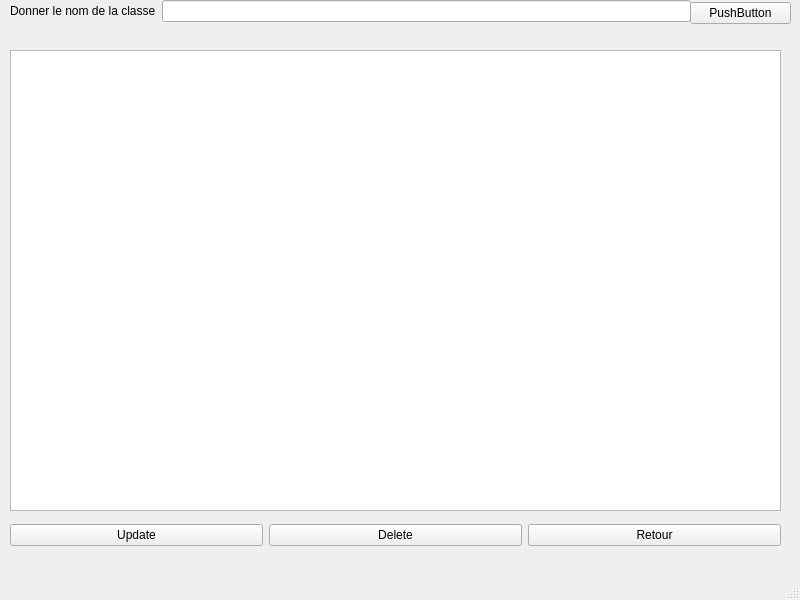
<?xml version="1.0" encoding="UTF-8"?>
<ui version="4.0">
 <class>uiclasselist</class>
 <widget class="QMainWindow" name="uiclasselist">
  <property name="geometry">
   <rect>
    <x>0</x>
    <y>0</y>
    <width>800</width>
    <height>600</height>
   </rect>
  </property>
  <property name="windowTitle">
   <string>MainWindow</string>
  </property>
  <widget class="QWidget" name="centralwidget">
   <widget class="QWidget" name="formLayoutWidget">
    <property name="geometry">
     <rect>
      <x>10</x>
      <y>50</y>
      <width>771</width>
      <height>461</height>
     </rect>
    </property>
    <layout class="QFormLayout" name="formLayout">
     <item row="0" column="0" colspan="2">
      <widget class="QTableView" name="tableViewListClasse"/>
     </item>
    </layout>
   </widget>
   <widget class="QWidget" name="gridLayoutWidget">
    <property name="geometry">
     <rect>
      <x>10</x>
      <y>520</y>
      <width>771</width>
      <height>31</height>
     </rect>
    </property>
    <layout class="QGridLayout" name="gridLayout">
     <item row="0" column="0">
      <widget class="QPushButton" name="pushButtonUpdateClasse">
       <property name="text">
        <string>Update</string>
       </property>
      </widget>
     </item>
     <item row="0" column="1">
      <widget class="QPushButton" name="pushButtonDeleteClasse">
       <property name="text">
        <string>Delete</string>
       </property>
      </widget>
     </item>
     <item row="0" column="2">
      <widget class="QPushButton" name="pushButtonRetourClasse">
       <property name="text">
        <string>Retour</string>
       </property>
      </widget>
     </item>
    </layout>
   </widget>
   <widget class="QWidget" name="formLayoutWidget_2">
    <property name="geometry">
     <rect>
      <x>10</x>
      <y>0</y>
      <width>681</width>
      <height>24</height>
     </rect>
    </property>
    <layout class="QFormLayout" name="formLayout_2">
     <item row="0" column="0">
      <widget class="QLabel" name="label">
       <property name="text">
        <string>Donner le nom de la classe</string>
       </property>
      </widget>
     </item>
     <item row="0" column="1">
      <widget class="QLineEdit" name="lineEdit"/>
     </item>
    </layout>
   </widget>
   <widget class="QWidget" name="gridLayoutWidget_2">
    <property name="geometry">
     <rect>
      <x>690</x>
      <y>0</y>
      <width>101</width>
      <height>26</height>
     </rect>
    </property>
    <layout class="QGridLayout" name="gridLayout_2">
     <item row="0" column="0">
      <widget class="QPushButton" name="pushButtonFindClasse">
       <property name="text">
        <string>PushButton</string>
       </property>
      </widget>
     </item>
    </layout>
   </widget>
  </widget>
  <widget class="QMenuBar" name="menubar">
   <property name="geometry">
    <rect>
     <x>0</x>
     <y>0</y>
     <width>800</width>
     <height>22</height>
    </rect>
   </property>
  </widget>
  <widget class="QStatusBar" name="statusbar"/>
 </widget>
 <resources/>
 <connections/>
</ui>
